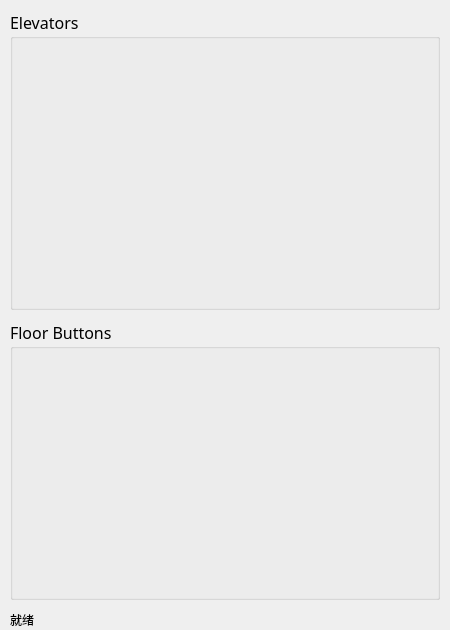
<?xml version="1.0" encoding="UTF-8"?>
<ui version="4.0">
 <class>building</class>
 <widget class="QWidget" name="building">
  <property name="geometry">
   <rect>
    <x>0</x>
    <y>0</y>
    <width>450</width>
    <height>630</height>
   </rect>
  </property>
  <property name="minimumSize">
   <size>
    <width>450</width>
    <height>630</height>
   </size>
  </property>
  <property name="font">
   <font>
    <family>思源黑体</family>
    <pointsize>12</pointsize>
   </font>
  </property>
  <property name="windowTitle">
   <string>Building</string>
  </property>
  <widget class="QGroupBox" name="groupBox_eles">
   <property name="geometry">
    <rect>
     <x>10</x>
     <y>10</y>
     <width>430</width>
     <height>300</height>
    </rect>
   </property>
   <property name="title">
    <string>Elevators</string>
   </property>
  </widget>
  <widget class="QGroupBox" name="groupBox_btns">
   <property name="geometry">
    <rect>
     <x>10</x>
     <y>320</y>
     <width>430</width>
     <height>280</height>
    </rect>
   </property>
   <property name="title">
    <string>Floor Buttons</string>
   </property>
  </widget>
  <widget class="QLabel" name="label_bar">
   <property name="geometry">
    <rect>
     <x>10</x>
     <y>610</y>
     <width>430</width>
     <height>20</height>
    </rect>
   </property>
   <property name="font">
    <font>
     <pointsize>9</pointsize>
     <italic>false</italic>
    </font>
   </property>
   <property name="text">
    <string>就绪</string>
   </property>
  </widget>
 </widget>
 <resources/>
 <connections/>
</ui>
